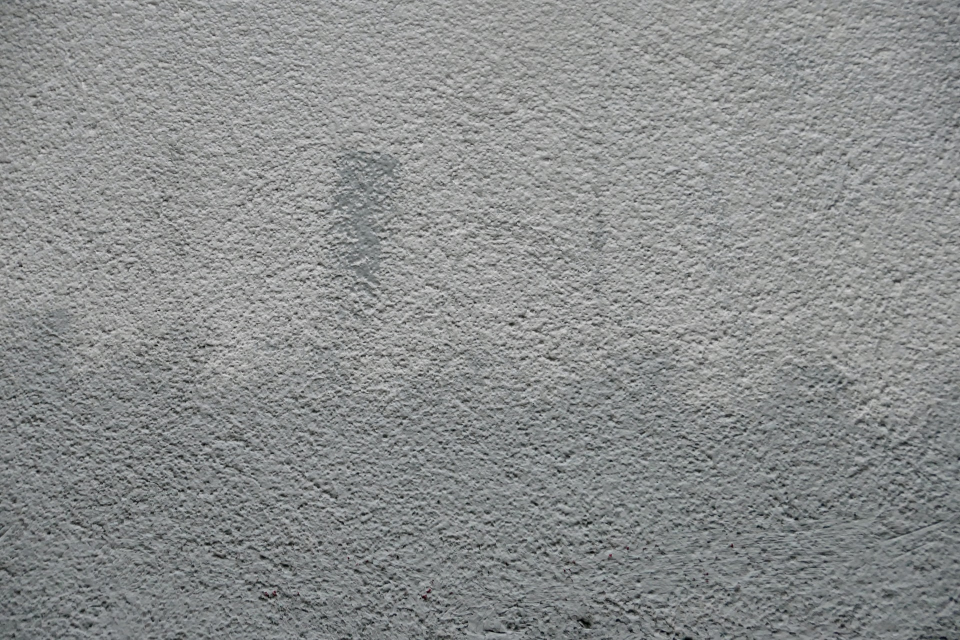
#> input picture grey_texture.jpg, 1920 x 1280 px (shown at 1/2 size)
$ python analog_clock.py
#> lines starting #> are read from the running program, lines starting #| are printed output that depends on the picture; after the words box and inside, x2 and y2 are one past the last pixel; in counts of white or black regions, pixels touching at a corner belong together
### matrix.py
import cv2

#getting the image to the program
img = cv2.imread('grey_texture.jpg')
#> img is the input picture: shape (1280, 1920, 3); mean B, G, R 140.6, 140.6, 138.2
print(img.shape)
#| (1280, 1920, 3)
#cropping the image
height , width = 600 , 600
img_resized = cv2.resize(img,(height,width))
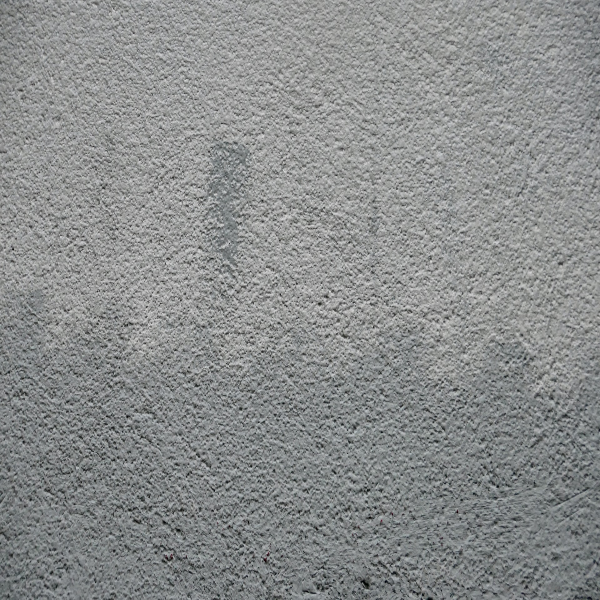
#> img_resized: shape (600, 600, 3); mean B, G, R 140.4, 140.5, 138.1
print(img_resized.shape) #checking the resized image
#| (600, 600, 3)

cv2.waitKey(0)

### analog_values.py
import cv2
import datetime
import math

#defining colours

colors = {'blue':(255,0,0), 'green':(0,255,0), 'red':(0,0,255), 'yellow':(0,255,255), 'magneta':(255,0,255),
          'cyan':(255,255,0), 'white':(255,255,255), 'amber':(255,191,0), 'gray':(125,125,125), 'dark_gray':(50,50,50),
          'light_gray':(220,220,220), 'black':(0,0,0), }

radius = 250
center = (300,300)

def get_ticks():
    hours_init = []
    hours_dest = []

    for i in range(0, 360, 6):
        x_coordinate = int(center[0] + radius * math.cos(i * math.pi / 180))
        y_coordinate = int(center[1] + radius * math.sin(i * math.pi / 180))

        hours_init.append((x_coordinate, y_coordinate))

    for i in range(0, 360, 6):
        x_coordinate = int(center[0] + (radius-20) * math.cos(i * math.pi / 180))
        y_coordinate = int(center[1] + (radius-20) * math.sin(i * math.pi / 180))

        hours_dest.append((x_coordinate, y_coordinate))

    return hours_init, hours_dest


def get_date():
    dt = datetime.datetime.now()
    day = dt.strftime('%A')
    date =  dt.strftime('%b %d %Y')
    return day,date


def draw_time(image):
    time_now = datetime.datetime.now().time()
    hour = math.fmod(time_now.hour,12)
    minute = time_now.minute
    second = time_now.second

    second_angle = math.fmod(second * 6 + 270, 360)
    minute_angle = math.fmod(minute *6 + 270, 360)
    hour_angle = math.fmod((hour*30)+(minute/2)*270,360)

    second_x = int(center[0] + (radius-25) * math.cos(second_angle * math.pi / 180))
    second_y = int(center[1] + (radius-25) * math.sin(second_angle * math.pi / 180))
    cv2.line(image,center,(second_x,second_y),colors['black'],2)

    minute_x = int(center[0] + (radius - 60) * math.cos(minute_angle * math.pi / 180))
    minute_y = int(center[1] + (radius - 60) * math.sin(minute_angle * math.pi / 180))
    cv2.line(image, center, (minute_x, minute_y), colors['amber'], 3)

    hour_x = int(center[0] + (radius - 100) * math.cos(hour_angle * math.pi / 180))
    hour_y = int(center[1] + (radius - 100) * math.sin(hour_angle * math.pi / 180))
    cv2.line(image, center, (hour_x, hour_y), colors['amber'], 7)


    return image

### analog_clock.py
import cv2  # computer vision
import numpy as np
from analog_values import colors, get_ticks , get_date, draw_time
from matrix import img_resized

image = np.zeros((600,600,3),dtype=np.uint8)
image[:]=img_resized

hours_init, hours_dest = get_ticks()
day, date = get_date()

for i in range(len(hours_init)):
    if i%5 == 0:
        cv2.line(image,hours_init[i], hours_dest[i], colors['black'],3)
    else:
        cv2.circle(image,hours_init[i],5, colors['gray'],-1 )
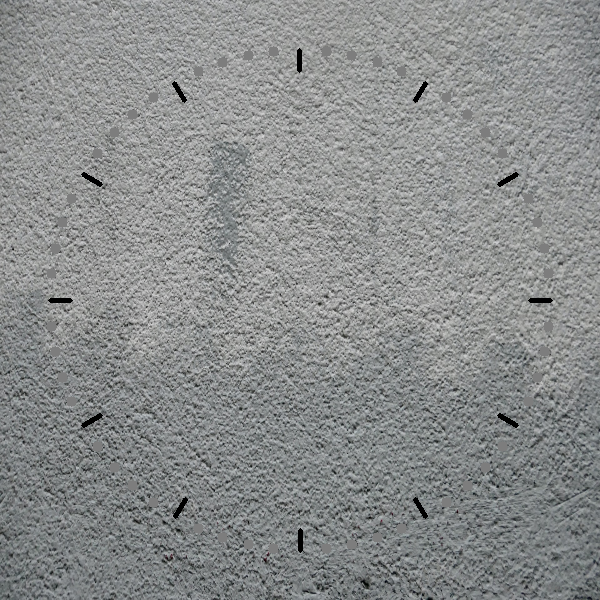
#> image: shape (600, 600, 3); 1.45% of pixels changed, all inside (x1, y1, x2, y2) = (46, 46, 554, 554)

cv2.rectangle(image, (190,170), (430,265),colors['white'],-1)
cv2.putText(image, day ,(250,210),1,2,colors['magneta'],1, cv2.LINE_AA)
cv2.putText(image, date ,(210,250),1,2,colors['magneta'],1, cv2.LINE_AA)


while True:
    image_original = image.copy()

    clock_face = draw_time(image_original)
#> in draw_time, `cv2.line(image, center, (hour_x, hour_y), colors['amber'], 7)`:
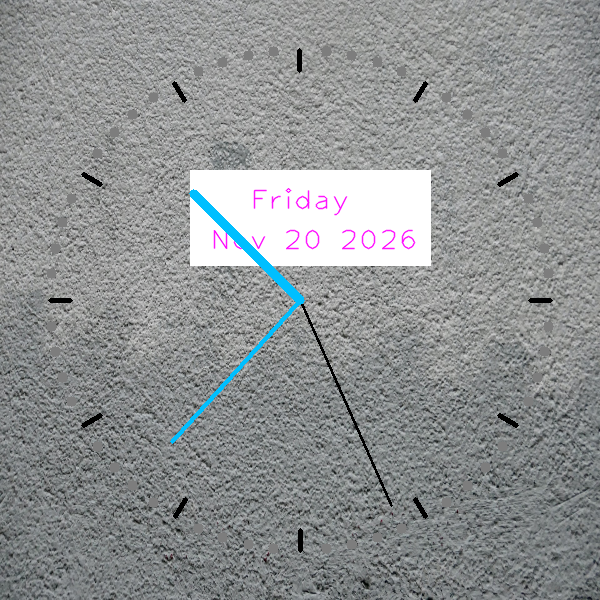
#> image: shape (600, 600, 3); mean B, G, R 146.7, 145.8, 142.9

    cv2.imshow('clock',image_original)
    if cv2.waitKey(1) & 0xFF==27:
#> (key Esc is pressed here)
        break

cv2.destroyWindow()
